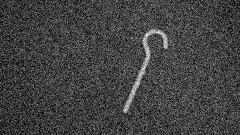
#> input picture hook001.tif, 240 x 135 px
$ python test.py
#> lines starting #> are read from the running program, lines starting #| are printed output that depends on the picture; after the words box and inside, x2 and y2 are one past the last pixel; in counts of white or black regions, pixels touching at a corner belong together; long printed decimals are rounded
import numpy as np
import neurolab as neuro
import cv2

def otsu_thresh(im):
    mini=np.amin(im)
    maxi=np.amax(im)

    rng = np.linspace(mini,maxi,num=128)
    bcv = np.zeros(rng.size)

    for i in range(rng.size-1):
        r1=im[im<rng[i]]
        r2=im[im>=rng[i]]

        m1 = np.mean(r1)
        m2 = np.mean(r2)
        dm2 = np.power((m1-m2),2)
        n1n2 = r1.size*r2.size
        bcv[i] =np.multiply(dm2,n1n2)

    ind=np.argmax(np.uint64(bcv))
    threshold = rng[ind]+0.5

    bw = (im>threshold)*255
    return bw

def filtering(im):
    #kernel51=np.ones((5,5),np.float32)/25
    #kernel5=np.ones((5,5))
    #kernel3=np.ones((3,3))
    kernel = np.array([
      [1, 1, 1],
      [1, 1, 1],
      [1, 1, 1]
    ]) / 7
    filt=cv2.filter2D(im,-1,kernel)
    test = otsu_thresh(filt)
    return test


img = cv2.imread('hook001.tif')
#> img is the input picture: shape (135, 240, 3); min 0, max 243, mean 66.2
img1 = cv2.cvtColor(img,cv2.COLOR_BGR2GRAY)
imgd1 = np.double(img1)/255
filtered1 = filtering(imgd1)
#> in filtering, `filt=cv2.filter2D(im,-1,kernel)`:
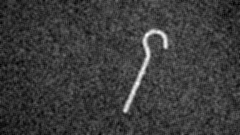
#> filt: shape (135, 240) float64; min 0.125, max 1.01, mean 0.334; drawn with min black and max white
#> in otsu_thresh, `mini=np.amin(im)`: mini = 0.125
#> in otsu_thresh, `maxi=np.amax(im)`: maxi = 1.01
#> the loop in otsu_thresh, `for i in range(rng.size-1):` made 127 passes
#> (m1, m2, dm2) on passes 1, 4, 5, 6, 7, 8, 9, 10, 11, 12, 13, 14: (nan, 0.334, nan), (0.136, 0.334, 0.039), (0.138, 0.334, 0.0382), (0.149, 0.334, 0.0342), (0.152, 0.334, 0.033), (0.159, 0.334, 0.0305), (0.167, 0.334, 0.028), (0.173, 0.334, 0.0261), (0.178, 0.335, 0.0246), (0.184, 0.335, 0.023), (0.19, 0.336, 0.0213), (0.196, 0.336, 0.0196)
#> (r1, m1, m2, dm2) on passes 2 to 3: ([0.131, 0.125, 0.131, 0.132], 0.13, 0.334, 0.0416), ([0.138, 0.131, 0.133, 0.125, 0.131, 0.137, 0.132], 0.132, 0.334, 0.0405)
#> in otsu_thresh, `ind=np.argmax(np.uint64(bcv))`: ind = 0
#> in otsu_thresh, `threshold = rng[ind]+0.5`: threshold = 0.625
#> in otsu_thresh, `bw = (im>threshold)*255`:
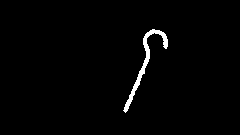
#> bw: shape (135, 240) int64; 1.5% white; 1 white region, box (x1, y1, x2, y2) and area: (123, 29, 168, 113) 486
filtered1 = np.uint8(filtered1)
#> filtered1: shape (135, 240); 1.5% white; 1 white region

cv2.imshow('Gray',img)
cv2.imshow('Binary',filtered1)
cv2.waitKey(0)
cv2.destroyAllWindows()

cont1,hi1 = cv2.findContours(filtered1,cv2.CHAIN_APPROX_SIMPLE,cv2.RETR_TREE)
#> cont1 = 1 contour; box (x1, y1, x2, y2) and area: (123, 29, 168, 113) 381; hi1 = [[-1, -1, -1, -1]]
cv2.drawContours(img,cont1,-1,(0,255,0),3)
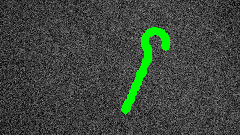
#> img: shape (135, 240, 3); 3.02% of pixels changed, all inside (x1, y1, x2, y2) = (121, 27, 170, 115)
cv2.imshow("Frame",img)
cv2.waitKey(0)
cv2.destroyAllWindows()

area=cv2.contourArea(cont1[0])
#> area = 381
x,y,w,h = cv2.boundingRect(cont1[0])
#> x = 123; y = 29; w = 45; h = 84
rect_area = w*h
#> rect_area = 3780
hull = cv2.convexHull(cont1[0])
#> hull = contour of 16 points, box (x1, y1, x2, y2) (123, 29, 168, 113), area 1334
hull_area = cv2.contourArea(hull)
#> hull_area = 1334
solidity = float(area)/hull_area
#> solidity = 0.286
extent = float(area)/rect_area
#> extent = 0.101
print ("N.C. ",len(cont1)," AREA: ",area," EXTENT: ",extent, " SOLIDITY: ",solidity," HULL AREA: ",hull_area)
#| N.C.  1  AREA:  381.0  EXTENT:  0.1008  SOLIDITY:  0.2856  HULL AREA:  1334.0
feat = [len(cont1),area,extent,solidity,hull_area]
#> feat = [1, 381, 0.101, 0.286, 1334]


#> (the run stopped early here; a loop or call above may not have finished)

$ run again, with bolt001.tif copied over hook001.tif
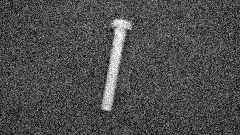
#> input picture bolt001.tif, 240 x 135 px
#> img is the input picture: shape (135, 240, 3); min 0, max 255, mean 76.8
#> mini = 0.153
#> maxi = 1.23
#> the loop in otsu_thresh, `for i in range(rng.size-1):` made 127 passes
#> (m1, m2, dm2) on passes 1, 5, 6, 7, 8, 9, 10, 11: (nan, 0.387, nan), (0.176, 0.387, 0.0448), (0.183, 0.387, 0.0417), (0.187, 0.388, 0.0401), (0.196, 0.388, 0.0368), (0.203, 0.388, 0.034), (0.211, 0.388, 0.0315), (0.219, 0.389, 0.0288)
#> ind = 0
#> threshold = 0.653
#> in otsu_thresh, `bw = (im>threshold)*255`:
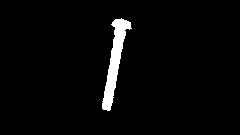
#> bw: shape (135, 240) int64; 3.1% white; 1 white region, box (x1, y1, x2, y2) and area: (102, 18, 132, 111) 995
#> filtered1: shape (135, 240); 3.1% white; 1 white region
#> cont1 = 1 contour; box (x1, y1, x2, y2) and area: (102, 18, 132, 111) 895; hi1 = [[-1, -1, -1, -1]]
#> `cv2.drawContours(img,cont1,-1,(0,255,0),3)`:
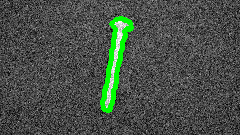
#> img: shape (135, 240, 3); 3.23% of pixels changed, all inside (x1, y1, x2, y2) = (100, 16, 134, 113)
#> area = 895
#> x = 102; y = 18; w = 30; h = 93
#> rect_area = 2790
#> hull = contour of 12 points, box (x1, y1, x2, y2) (102, 18, 132, 111), area 1356
#> hull_area = 1355.5
#> solidity = 0.66
#> extent = 0.321
#| N.C.  1  AREA:  895.0  EXTENT:  0.3208  SOLIDITY:  0.6603  HULL AREA:  1355.5
#> feat = [1, 895, 0.321, 0.66, 1355.5]

$ run again, with bolt012.tif copied over hook001.tif
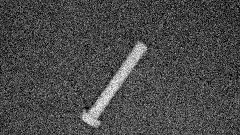
#> input picture bolt012.tif, 240 x 135 px
#> img is the input picture: shape (135, 240, 3); min 0, max 255, mean 73.6
#> mini = 0.119
#> maxi = 1.12
#> the loop in otsu_thresh, `for i in range(rng.size-1):` made 127 passes
#> (m1, m2, dm2) on passes 1, 7, 8, 9, 10, 11, 12, 13: (nan, 0.371, nan), (0.142, 0.371, 0.0528), (0.148, 0.371, 0.0499), (0.16, 0.372, 0.0449), (0.173, 0.372, 0.0396), (0.181, 0.372, 0.0363), (0.188, 0.372, 0.0338), (0.198, 0.372, 0.0306)
#> ind = 0
#> threshold = 0.619
#> in otsu_thresh, `bw = (im>threshold)*255`:
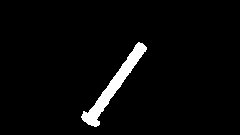
#> bw: shape (135, 240) int64; 3.4% white; 1 white region, box (x1, y1, x2, y2) and area: (81, 42, 147, 127) 1117
#> filtered1: shape (135, 240); 3.4% white; 1 white region
#> cont1 = 1 contour; box (x1, y1, x2, y2) and area: (82, 43, 147, 127) 1018; hi1 = [[-1, -1, -1, -1]]
#> `cv2.drawContours(img,cont1,-1,(0,255,0),3)`:
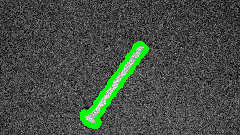
#> img: shape (135, 240, 3); 3.17% of pixels changed, all inside (x1, y1, x2, y2) = (80, 41, 149, 129)
#> area = 1017.5
#> x = 82; y = 43; w = 65; h = 84
#> rect_area = 5460
#> hull = contour of 14 points, box (x1, y1, x2, y2) (82, 43, 147, 127), area 1514
#> hull_area = 1514.5
#> solidity = 0.672
#> extent = 0.186
#| N.C.  1  AREA:  1017.5  EXTENT:  0.1864  SOLIDITY:  0.6718  HULL AREA:  1514.5
#> feat = [1, 1017.5, 0.186, 0.672, 1514.5]

$ run again, with eyeb001.tif copied over hook001.tif
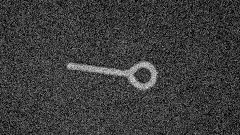
#> input picture eyeb001.tif, 240 x 135 px
#> img is the input picture: shape (135, 240, 3); min 0, max 249, mean 60.4
#> mini = 0.0958
#> maxi = 0.922
#> the loop in otsu_thresh, `for i in range(rng.size-1):` made 127 passes
#> (m1, m2, dm2) on passes 1, 6, 7, 8, 9, 10, 11, 12: (nan, 0.304, nan), (0.115, 0.304, 0.0359), (0.123, 0.305, 0.033), (0.126, 0.305, 0.0319), (0.133, 0.305, 0.0295), (0.141, 0.305, 0.0267), (0.146, 0.305, 0.0252), (0.152, 0.305, 0.0235)
#> ind = 0
#> threshold = 0.596
#> in otsu_thresh, `bw = (im>threshold)*255`:
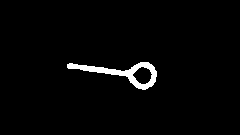
#> bw: shape (135, 240) int64; 2.3% white; 1 white region, box (x1, y1, x2, y2) and area: (67, 62, 157, 90) 739
#> filtered1: shape (135, 240); 2.3% white; 1 white region
#> cont1 = 2 contours; box (x1, y1, x2, y2) and area: (67, 62, 157, 90) 870, (132, 66, 153, 85) 248; hi1 = [[-1, -1, 1, -1], [-1, -1, -1, 0]]
#> `cv2.drawContours(img,cont1,-1,(0,255,0),3)`:
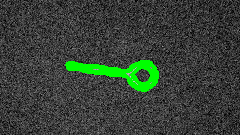
#> img: shape (135, 240, 3); 3.78% of pixels changed, all inside (x1, y1, x2, y2) = (65, 60, 159, 92)
#> area = 870.5
#> x = 67; y = 62; w = 90; h = 28
#> rect_area = 2520
#> hull = contour of 15 points, box (x1, y1, x2, y2) (67, 62, 157, 90), area 1502
#> hull_area = 1501.5
#> solidity = 0.58
#> extent = 0.345
#| N.C.  2  AREA:  870.5  EXTENT:  0.3454  SOLIDITY:  0.5798  HULL AREA:  1501.5
#> feat = [2, 870.5, 0.345, 0.58, 1501.5]
